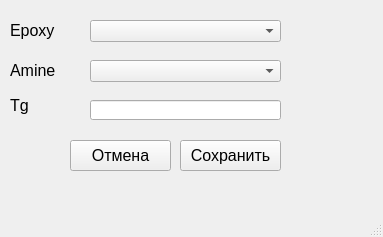
<?xml version="1.0" encoding="UTF-8"?>
<ui version="4.0">
 <class>MainWindow</class>
 <widget class="QMainWindow" name="MainWindow">
  <property name="geometry">
   <rect>
    <x>0</x>
    <y>0</y>
    <width>383</width>
    <height>237</height>
   </rect>
  </property>
  <property name="font">
   <font>
    <pointsize>12</pointsize>
   </font>
  </property>
  <property name="windowTitle">
   <string>Добавить стекло</string>
  </property>
  <widget class="QWidget" name="centralwidget">
   <widget class="QComboBox" name="epoxy_comboBox">
    <property name="geometry">
     <rect>
      <x>90</x>
      <y>20</y>
      <width>191</width>
      <height>22</height>
     </rect>
    </property>
   </widget>
   <widget class="QComboBox" name="amine_comboBox">
    <property name="geometry">
     <rect>
      <x>90</x>
      <y>60</y>
      <width>191</width>
      <height>22</height>
     </rect>
    </property>
   </widget>
   <widget class="QLabel" name="label">
    <property name="geometry">
     <rect>
      <x>10</x>
      <y>20</y>
      <width>81</width>
      <height>21</height>
     </rect>
    </property>
    <property name="text">
     <string>Epoxy</string>
    </property>
   </widget>
   <widget class="QLabel" name="label_2">
    <property name="geometry">
     <rect>
      <x>10</x>
      <y>60</y>
      <width>91</width>
      <height>21</height>
     </rect>
    </property>
    <property name="text">
     <string>Amine</string>
    </property>
   </widget>
   <widget class="QLabel" name="label_3">
    <property name="geometry">
     <rect>
      <x>10</x>
      <y>90</y>
      <width>61</width>
      <height>31</height>
     </rect>
    </property>
    <property name="text">
     <string>Tg</string>
    </property>
   </widget>
   <widget class="QLineEdit" name="tg_lineEdit">
    <property name="geometry">
     <rect>
      <x>90</x>
      <y>100</y>
      <width>191</width>
      <height>20</height>
     </rect>
    </property>
   </widget>
   <widget class="QPushButton" name="save_but">
    <property name="geometry">
     <rect>
      <x>180</x>
      <y>140</y>
      <width>101</width>
      <height>31</height>
     </rect>
    </property>
    <property name="text">
     <string>Сохранить</string>
    </property>
   </widget>
   <widget class="QPushButton" name="cancel_but">
    <property name="geometry">
     <rect>
      <x>70</x>
      <y>140</y>
      <width>101</width>
      <height>31</height>
     </rect>
    </property>
    <property name="text">
     <string>Отмена</string>
    </property>
   </widget>
   <widget class="QLabel" name="error_lab">
    <property name="geometry">
     <rect>
      <x>290</x>
      <y>100</y>
      <width>81</width>
      <height>21</height>
     </rect>
    </property>
    <property name="text">
     <string/>
    </property>
   </widget>
  </widget>
  <widget class="QStatusBar" name="statusbar"/>
 </widget>
 <resources/>
 <connections/>
</ui>
